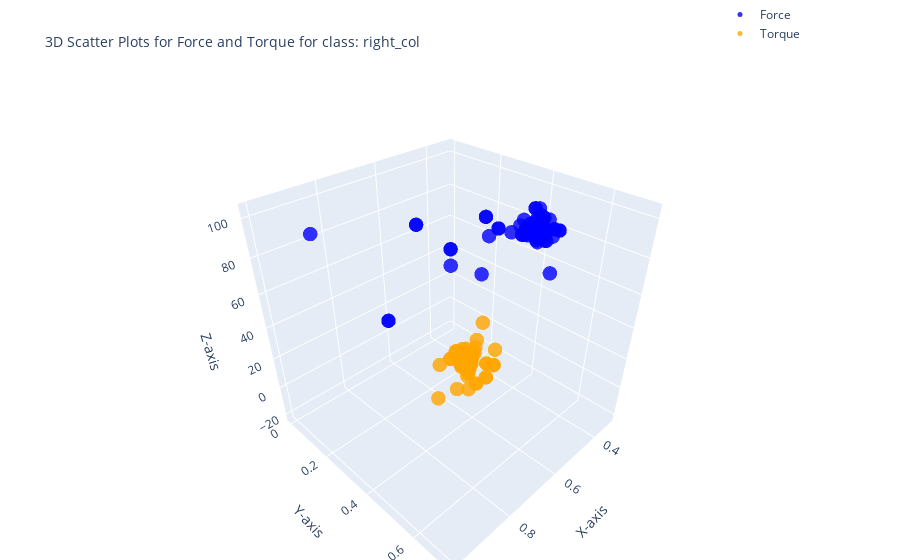

The cell this chart's notebook holds for it:
### Code cell
import plotly.graph_objects as go
class_name = unique_classes[3]
df_fr_collision=class_dfs[class_name]
# 3D scatter plot for Force (Fx, Fy, Fz)
force_plot = go.Scatter3d(
    x=df_fr_collision['Fx'],
    y=df_fr_collision['Fy'],
    z=df_fr_collision['Fz'],
    mode='markers',
    marker=dict(size=5, color='blue', opacity=0.8),
    name='Force'
)

# 3D scatter plot for Torque (Tx, Ty, Tz)
torque_plot = go.Scatter3d(
    x=df_fr_collision['Tx'],
    y=df_fr_collision['Ty'],
    z=df_fr_collision['Tz'],
    mode='markers',
    marker=dict(size=5, color='orange', opacity=0.8),
    name='Torque'
)

# Create subplots
fig = go.Figure()

# Add Force plot
fig.add_trace(force_plot)
fig.add_trace(torque_plot)

# Layout settings
fig.update_layout(
    title='3D Scatter Plots for Force and Torque for class: ' + class_name,
    title_font=dict(size=14),  # Change the title font size
    scene=dict(
        xaxis_title='X-axis',
        yaxis_title='Y-axis',
        zaxis_title='Z-axis'
    ),
    legend=dict(x=0.8, y=1.2),
    margin=dict(l=0, r=0, b=0, t=40)
)

fig.show()
